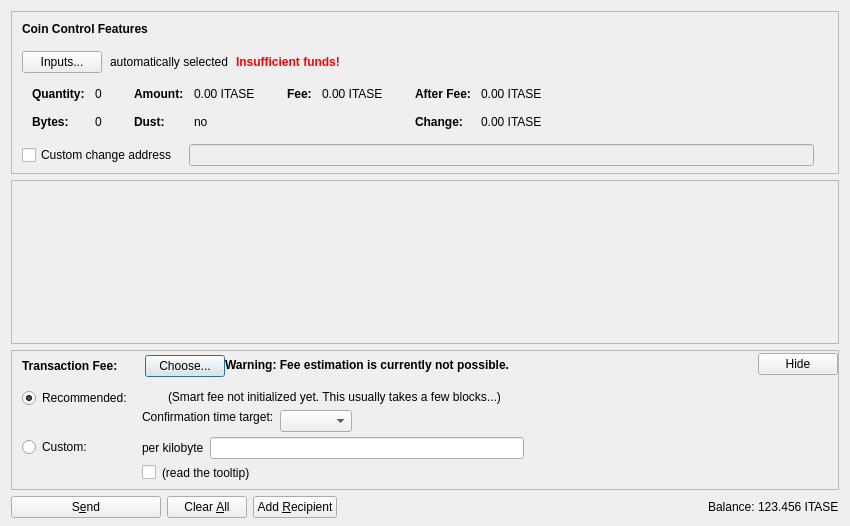
<?xml version="1.0" encoding="UTF-8"?>
<ui version="4.0">
 <class>SendCoinsDialog</class>
 <widget class="QDialog" name="SendCoinsDialog">
  <property name="geometry">
   <rect>
    <x>0</x>
    <y>0</y>
    <width>850</width>
    <height>526</height>
   </rect>
  </property>
  <property name="windowTitle">
   <string>Send Coins</string>
  </property>
  <layout class="QVBoxLayout" name="verticalLayout" stretch="0,1,0,0">
   <property name="bottomMargin">
    <number>8</number>
   </property>
   <item>
    <widget class="QFrame" name="frameCoinControl">
     <property name="sizePolicy">
      <sizepolicy hsizetype="Expanding" vsizetype="Expanding">
       <horstretch>0</horstretch>
       <verstretch>0</verstretch>
      </sizepolicy>
     </property>
     <property name="maximumSize">
      <size>
       <width>16777215</width>
       <height>16777215</height>
      </size>
     </property>
     <property name="frameShape">
      <enum>QFrame::StyledPanel</enum>
     </property>
     <property name="frameShadow">
      <enum>QFrame::Sunken</enum>
     </property>
     <layout class="QVBoxLayout" name="verticalLayoutCoinControl2">
      <property name="spacing">
       <number>0</number>
      </property>
      <property name="leftMargin">
       <number>0</number>
      </property>
      <property name="topMargin">
       <number>0</number>
      </property>
      <property name="rightMargin">
       <number>0</number>
      </property>
      <property name="bottomMargin">
       <number>6</number>
      </property>
      <item>
       <layout class="QVBoxLayout" name="verticalLayoutCoinControl" stretch="0,0,0,0,1">
        <property name="spacing">
         <number>0</number>
        </property>
        <property name="leftMargin">
         <number>10</number>
        </property>
        <property name="topMargin">
         <number>10</number>
        </property>
        <item>
         <layout class="QHBoxLayout" name="horizontalLayoutCoinControl1">
          <property name="bottomMargin">
           <number>15</number>
          </property>
          <item>
           <widget class="QLabel" name="labelCoinControlFeatures">
            <property name="sizePolicy">
             <sizepolicy hsizetype="Preferred" vsizetype="Maximum">
              <horstretch>0</horstretch>
              <verstretch>0</verstretch>
             </sizepolicy>
            </property>
            <property name="font">
             <font>
              <weight>75</weight>
              <bold>true</bold>
             </font>
            </property>
            <property name="styleSheet">
             <string notr="true">font-weight:bold;</string>
            </property>
            <property name="text">
             <string>Coin Control Features</string>
            </property>
           </widget>
          </item>
         </layout>
        </item>
        <item>
         <layout class="QHBoxLayout" name="horizontalLayoutCoinControl2" stretch="0,0,0,0">
          <property name="spacing">
           <number>8</number>
          </property>
          <property name="bottomMargin">
           <number>10</number>
          </property>
          <item>
           <widget class="QPushButton" name="pushButtonCoinControl">
            <property name="styleSheet">
             <string notr="true"/>
            </property>
            <property name="text">
             <string>Inputs...</string>
            </property>
            <property name="autoDefault">
             <bool>false</bool>
            </property>
           </widget>
          </item>
          <item>
           <widget class="QLabel" name="labelCoinControlAutomaticallySelected">
            <property name="text">
             <string>automatically selected</string>
            </property>
            <property name="margin">
             <number>5</number>
            </property>
           </widget>
          </item>
          <item>
           <widget class="QLabel" name="labelCoinControlInsuffFunds">
            <property name="font">
             <font>
              <weight>75</weight>
              <bold>true</bold>
             </font>
            </property>
            <property name="styleSheet">
             <string notr="true">color:red;font-weight:bold;</string>
            </property>
            <property name="text">
             <string>Insufficient funds!</string>
            </property>
            <property name="margin">
             <number>5</number>
            </property>
           </widget>
          </item>
          <item>
           <spacer name="horizontalSpacerCoinControl">
            <property name="orientation">
             <enum>Qt::Horizontal</enum>
            </property>
            <property name="sizeHint" stdset="0">
             <size>
              <width>40</width>
              <height>1</height>
             </size>
            </property>
           </spacer>
          </item>
         </layout>
        </item>
        <item>
         <widget class="QWidget" name="widgetCoinControl" native="true">
          <property name="sizePolicy">
           <sizepolicy hsizetype="Preferred" vsizetype="Preferred">
            <horstretch>0</horstretch>
            <verstretch>0</verstretch>
           </sizepolicy>
          </property>
          <property name="minimumSize">
           <size>
            <width>0</width>
            <height>0</height>
           </size>
          </property>
          <property name="styleSheet">
           <string notr="true"/>
          </property>
          <layout class="QHBoxLayout" name="horizontalLayoutCoinControl5">
           <property name="leftMargin">
            <number>0</number>
           </property>
           <property name="topMargin">
            <number>0</number>
           </property>
           <property name="rightMargin">
            <number>0</number>
           </property>
           <property name="bottomMargin">
            <number>0</number>
           </property>
           <item>
            <layout class="QHBoxLayout" name="horizontalLayoutCoinControl3" stretch="0,0,0,1">
             <property name="spacing">
              <number>20</number>
             </property>
             <property name="topMargin">
              <number>0</number>
             </property>
             <property name="bottomMargin">
              <number>10</number>
             </property>
             <item>
              <layout class="QFormLayout" name="formLayoutCoinControl1">
               <property name="horizontalSpacing">
                <number>10</number>
               </property>
               <property name="verticalSpacing">
                <number>14</number>
               </property>
               <property name="leftMargin">
                <number>10</number>
               </property>
               <property name="topMargin">
                <number>4</number>
               </property>
               <property name="rightMargin">
                <number>6</number>
               </property>
               <item row="0" column="0">
                <widget class="QLabel" name="labelCoinControlQuantityText">
                 <property name="font">
                  <font>
                   <weight>75</weight>
                   <bold>true</bold>
                  </font>
                 </property>
                 <property name="text">
                  <string>Quantity:</string>
                 </property>
                 <property name="margin">
                  <number>0</number>
                 </property>
                </widget>
               </item>
               <item row="0" column="1">
                <widget class="QLabel" name="labelCoinControlQuantity">
                 <property name="cursor">
                  <cursorShape>IBeamCursor</cursorShape>
                 </property>
                 <property name="contextMenuPolicy">
                  <enum>Qt::ActionsContextMenu</enum>
                 </property>
                 <property name="text">
                  <string notr="true">0</string>
                 </property>
                 <property name="margin">
                  <number>0</number>
                 </property>
                 <property name="textInteractionFlags">
                  <set>Qt::LinksAccessibleByMouse|Qt::TextSelectableByKeyboard|Qt::TextSelectableByMouse</set>
                 </property>
                </widget>
               </item>
               <item row="1" column="0">
                <widget class="QLabel" name="labelCoinControlBytesText">
                 <property name="font">
                  <font>
                   <weight>75</weight>
                   <bold>true</bold>
                  </font>
                 </property>
                 <property name="text">
                  <string>Bytes:</string>
                 </property>
                </widget>
               </item>
               <item row="1" column="1">
                <widget class="QLabel" name="labelCoinControlBytes">
                 <property name="cursor">
                  <cursorShape>IBeamCursor</cursorShape>
                 </property>
                 <property name="contextMenuPolicy">
                  <enum>Qt::ActionsContextMenu</enum>
                 </property>
                 <property name="text">
                  <string notr="true">0</string>
                 </property>
                 <property name="textInteractionFlags">
                  <set>Qt::LinksAccessibleByMouse|Qt::TextSelectableByKeyboard|Qt::TextSelectableByMouse</set>
                 </property>
                </widget>
               </item>
              </layout>
             </item>
             <item>
              <layout class="QFormLayout" name="formLayoutCoinControl2">
               <property name="horizontalSpacing">
                <number>10</number>
               </property>
               <property name="verticalSpacing">
                <number>14</number>
               </property>
               <property name="leftMargin">
                <number>6</number>
               </property>
               <property name="topMargin">
                <number>4</number>
               </property>
               <property name="rightMargin">
                <number>6</number>
               </property>
               <item row="0" column="0">
                <widget class="QLabel" name="labelCoinControlAmountText">
                 <property name="font">
                  <font>
                   <weight>75</weight>
                   <bold>true</bold>
                  </font>
                 </property>
                 <property name="text">
                  <string>Amount:</string>
                 </property>
                 <property name="margin">
                  <number>0</number>
                 </property>
                </widget>
               </item>
               <item row="0" column="1">
                <widget class="QLabel" name="labelCoinControlAmount">
                 <property name="cursor">
                  <cursorShape>IBeamCursor</cursorShape>
                 </property>
                 <property name="contextMenuPolicy">
                  <enum>Qt::ActionsContextMenu</enum>
                 </property>
                 <property name="text">
                  <string notr="true">0.00 ITASE</string>
                 </property>
                 <property name="textInteractionFlags">
                  <set>Qt::LinksAccessibleByMouse|Qt::TextSelectableByKeyboard|Qt::TextSelectableByMouse</set>
                 </property>
                </widget>
               </item>
               <item row="1" column="0">
                <widget class="QLabel" name="labelCoinControlLowOutputText">
                 <property name="font">
                  <font>
                   <weight>75</weight>
                   <bold>true</bold>
                  </font>
                 </property>
                 <property name="text">
                  <string>Dust:</string>
                 </property>
                </widget>
               </item>
               <item row="1" column="1">
                <widget class="QLabel" name="labelCoinControlLowOutput">
                 <property name="cursor">
                  <cursorShape>IBeamCursor</cursorShape>
                 </property>
                 <property name="contextMenuPolicy">
                  <enum>Qt::ActionsContextMenu</enum>
                 </property>
                 <property name="text">
                  <string notr="true">no</string>
                 </property>
                 <property name="textInteractionFlags">
                  <set>Qt::LinksAccessibleByMouse|Qt::TextSelectableByKeyboard|Qt::TextSelectableByMouse</set>
                 </property>
                </widget>
               </item>
              </layout>
             </item>
             <item>
              <layout class="QFormLayout" name="formLayoutCoinControl3">
               <property name="horizontalSpacing">
                <number>10</number>
               </property>
               <property name="verticalSpacing">
                <number>14</number>
               </property>
               <property name="leftMargin">
                <number>6</number>
               </property>
               <property name="topMargin">
                <number>4</number>
               </property>
               <property name="rightMargin">
                <number>6</number>
               </property>
               <item row="0" column="0">
                <widget class="QLabel" name="labelCoinControlFeeText">
                 <property name="font">
                  <font>
                   <weight>75</weight>
                   <bold>true</bold>
                  </font>
                 </property>
                 <property name="text">
                  <string>Fee:</string>
                 </property>
                 <property name="margin">
                  <number>0</number>
                 </property>
                </widget>
               </item>
               <item row="0" column="1">
                <widget class="QLabel" name="labelCoinControlFee">
                 <property name="cursor">
                  <cursorShape>IBeamCursor</cursorShape>
                 </property>
                 <property name="contextMenuPolicy">
                  <enum>Qt::ActionsContextMenu</enum>
                 </property>
                 <property name="text">
                  <string notr="true">0.00 ITASE</string>
                 </property>
                 <property name="textInteractionFlags">
                  <set>Qt::LinksAccessibleByMouse|Qt::TextSelectableByKeyboard|Qt::TextSelectableByMouse</set>
                 </property>
                </widget>
               </item>
              </layout>
             </item>
             <item>
              <layout class="QFormLayout" name="formLayoutCoinControl4">
               <property name="horizontalSpacing">
                <number>10</number>
               </property>
               <property name="verticalSpacing">
                <number>14</number>
               </property>
               <property name="leftMargin">
                <number>6</number>
               </property>
               <property name="topMargin">
                <number>4</number>
               </property>
               <property name="rightMargin">
                <number>6</number>
               </property>
               <item row="0" column="0">
                <widget class="QLabel" name="labelCoinControlAfterFeeText">
                 <property name="font">
                  <font>
                   <weight>75</weight>
                   <bold>true</bold>
                  </font>
                 </property>
                 <property name="text">
                  <string>After Fee:</string>
                 </property>
                 <property name="margin">
                  <number>0</number>
                 </property>
                </widget>
               </item>
               <item row="0" column="1">
                <widget class="QLabel" name="labelCoinControlAfterFee">
                 <property name="cursor">
                  <cursorShape>IBeamCursor</cursorShape>
                 </property>
                 <property name="contextMenuPolicy">
                  <enum>Qt::ActionsContextMenu</enum>
                 </property>
                 <property name="text">
                  <string notr="true">0.00 ITASE</string>
                 </property>
                 <property name="textInteractionFlags">
                  <set>Qt::LinksAccessibleByMouse|Qt::TextSelectableByKeyboard|Qt::TextSelectableByMouse</set>
                 </property>
                </widget>
               </item>
               <item row="1" column="0">
                <widget class="QLabel" name="labelCoinControlChangeText">
                 <property name="font">
                  <font>
                   <weight>75</weight>
                   <bold>true</bold>
                  </font>
                 </property>
                 <property name="text">
                  <string>Change:</string>
                 </property>
                </widget>
               </item>
               <item row="1" column="1">
                <widget class="QLabel" name="labelCoinControlChange">
                 <property name="cursor">
                  <cursorShape>IBeamCursor</cursorShape>
                 </property>
                 <property name="contextMenuPolicy">
                  <enum>Qt::ActionsContextMenu</enum>
                 </property>
                 <property name="text">
                  <string notr="true">0.00 ITASE</string>
                 </property>
                 <property name="textInteractionFlags">
                  <set>Qt::LinksAccessibleByMouse|Qt::TextSelectableByKeyboard|Qt::TextSelectableByMouse</set>
                 </property>
                </widget>
               </item>
              </layout>
             </item>
            </layout>
           </item>
          </layout>
         </widget>
        </item>
        <item>
         <layout class="QHBoxLayout" name="horizontalLayoutCoinControl4" stretch="0,0,0">
          <property name="spacing">
           <number>12</number>
          </property>
          <property name="sizeConstraint">
           <enum>QLayout::SetDefaultConstraint</enum>
          </property>
          <property name="topMargin">
           <number>5</number>
          </property>
          <property name="rightMargin">
           <number>5</number>
          </property>
          <item>
           <widget class="QCheckBox" name="checkBoxCoinControlChange">
            <property name="toolTip">
             <string>If this is activated, but the change address is empty or invalid, change will be sent to a newly generated address.</string>
            </property>
            <property name="text">
             <string>Custom change address</string>
            </property>
           </widget>
          </item>
          <item>
           <widget class="QValidatedLineEdit" name="lineEditCoinControlChange">
            <property name="enabled">
             <bool>false</bool>
            </property>
            <property name="sizePolicy">
             <sizepolicy hsizetype="Expanding" vsizetype="Fixed">
              <horstretch>0</horstretch>
              <verstretch>0</verstretch>
             </sizepolicy>
            </property>
           </widget>
          </item>
          <item>
           <widget class="QLabel" name="labelCoinControlChangeLabel">
            <property name="sizePolicy">
             <sizepolicy hsizetype="Preferred" vsizetype="Expanding">
              <horstretch>0</horstretch>
              <verstretch>0</verstretch>
             </sizepolicy>
            </property>
            <property name="minimumSize">
             <size>
              <width>0</width>
              <height>0</height>
             </size>
            </property>
            <property name="text">
             <string/>
            </property>
            <property name="margin">
             <number>3</number>
            </property>
           </widget>
          </item>
         </layout>
        </item>
        <item>
         <spacer name="verticalSpacerCoinControl">
          <property name="orientation">
           <enum>Qt::Vertical</enum>
          </property>
          <property name="sizeHint" stdset="0">
           <size>
            <width>800</width>
            <height>1</height>
           </size>
          </property>
         </spacer>
        </item>
       </layout>
      </item>
     </layout>
    </widget>
   </item>
   <item>
    <widget class="QScrollArea" name="scrollArea">
     <property name="widgetResizable">
      <bool>true</bool>
     </property>
     <widget class="QWidget" name="scrollAreaWidgetContents">
      <property name="geometry">
       <rect>
        <x>0</x>
        <y>0</y>
        <width>830</width>
        <height>104</height>
       </rect>
      </property>
      <layout class="QVBoxLayout" name="verticalLayout_2" stretch="0,1">
       <property name="leftMargin">
        <number>0</number>
       </property>
       <property name="topMargin">
        <number>0</number>
       </property>
       <property name="rightMargin">
        <number>0</number>
       </property>
       <property name="bottomMargin">
        <number>0</number>
       </property>
       <item>
        <layout class="QVBoxLayout" name="entries">
         <property name="spacing">
          <number>6</number>
         </property>
        </layout>
       </item>
       <item>
        <spacer name="verticalSpacer">
         <property name="orientation">
          <enum>Qt::Vertical</enum>
         </property>
         <property name="sizeHint" stdset="0">
          <size>
           <width>20</width>
           <height>40</height>
          </size>
         </property>
        </spacer>
       </item>
      </layout>
     </widget>
    </widget>
   </item>
   <item>
    <widget class="QFrame" name="frameFee">
     <property name="sizePolicy">
      <sizepolicy hsizetype="Expanding" vsizetype="Expanding">
       <horstretch>0</horstretch>
       <verstretch>0</verstretch>
      </sizepolicy>
     </property>
     <property name="maximumSize">
      <size>
       <width>16777215</width>
       <height>16777215</height>
      </size>
     </property>
     <property name="frameShape">
      <enum>QFrame::StyledPanel</enum>
     </property>
     <property name="frameShadow">
      <enum>QFrame::Sunken</enum>
     </property>
     <layout class="QVBoxLayout" name="verticalLayoutFee1">
      <property name="spacing">
       <number>0</number>
      </property>
      <property name="leftMargin">
       <number>0</number>
      </property>
      <property name="topMargin">
       <number>0</number>
      </property>
      <property name="rightMargin">
       <number>0</number>
      </property>
      <property name="bottomMargin">
       <number>0</number>
      </property>
      <item>
       <layout class="QVBoxLayout" name="verticalLayoutFee2" stretch="0,0,0">
        <property name="spacing">
         <number>0</number>
        </property>
        <property name="leftMargin">
         <number>10</number>
        </property>
        <property name="topMargin">
         <number>0</number>
        </property>
        <item>
         <layout class="QHBoxLayout" name="horizontalLayoutFee1">
          <property name="bottomMargin">
           <number>0</number>
          </property>
          <item>
           <layout class="QVBoxLayout" name="verticalLayoutFee7">
            <property name="spacing">
             <number>0</number>
            </property>
            <item>
             <spacer name="verticalSpacerSmartFee">
              <property name="orientation">
               <enum>Qt::Vertical</enum>
              </property>
              <property name="sizeType">
               <enum>QSizePolicy::Fixed</enum>
              </property>
              <property name="sizeHint" stdset="0">
               <size>
                <width>1</width>
                <height>4</height>
               </size>
              </property>
             </spacer>
            </item>
            <item>
             <layout class="QHBoxLayout" name="horizontalLayoutSmartFee">
              <property name="spacing">
               <number>10</number>
              </property>
              <item>
               <widget class="QLabel" name="labelFeeHeadline">
                <property name="sizePolicy">
                 <sizepolicy hsizetype="Preferred" vsizetype="Maximum">
                  <horstretch>0</horstretch>
                  <verstretch>0</verstretch>
                 </sizepolicy>
                </property>
                <property name="font">
                 <font>
                  <weight>75</weight>
                  <bold>true</bold>
                 </font>
                </property>
                <property name="styleSheet">
                 <string notr="true">font-weight:bold;</string>
                </property>
                <property name="text">
                 <string>Transaction Fee:</string>
                </property>
               </widget>
              </item>
              <item>
               <widget class="QLabel" name="labelFeeMinimized">
                <property name="text">
                 <string/>
                </property>
               </widget>
              </item>
              <item>
               <widget class="QPushButton" name="buttonChooseFee">
                <property name="text">
                 <string>Choose...</string>
                </property>
               </widget>
              </item>
             </layout>
            </item>
            <item>
             <spacer name="verticalSpacer_5">
              <property name="orientation">
               <enum>Qt::Vertical</enum>
              </property>
              <property name="sizeHint" stdset="0">
               <size>
                <width>1</width>
                <height>1</height>
               </size>
              </property>
             </spacer>
            </item>
           </layout>
          </item>
          <item>
           <widget class="QLabel" name="fallbackFeeWarningLabel">
            <property name="toolTip">
             <string>Using the fallbackfee can result in sending a transaction that will take several hours or days (or never) to confirm. Consider choosing your fee manually or wait until you have validated the complete chain.</string>
            </property>
            <property name="font">
            <font>
                <weight>75</weight>
                <bold>true</bold>
            </font>
            </property>
            <property name="text">
             <string>Warning: Fee estimation is currently not possible.</string>
            </property>
            <property name="wordWrap">
             <bool>false</bool>
            </property>
           </widget>
          </item>
          <item>
           <spacer name="horizontalSpacer_4">
            <property name="orientation">
             <enum>Qt::Horizontal</enum>
            </property>
            <property name="sizeType">
             <enum>QSizePolicy::MinimumExpanding</enum>
            </property>
            <property name="sizeHint" stdset="0">
             <size>
              <width>40</width>
              <height>20</height>
             </size>
            </property>
           </spacer>
          </item>
          <item>
           <widget class="QPushButton" name="buttonMinimizeFee">
            <property name="toolTip">
             <string>collapse fee-settings</string>
            </property>
            <property name="text">
             <string>Hide</string>
            </property>
           </widget>
          </item>
         </layout>
        </item>
        <item>
         <widget class="QFrame" name="frameFeeSelection">
          <layout class="QVBoxLayout" name="verticalLayoutFee12">
           <property name="spacing">
            <number>0</number>
           </property>
           <property name="leftMargin">
            <number>0</number>
           </property>
           <property name="topMargin">
            <number>0</number>
           </property>
           <property name="rightMargin">
            <number>0</number>
           </property>
           <property name="bottomMargin">
            <number>0</number>
           </property>
           <item>
            <layout class="QGridLayout" name="gridLayoutFee">
             <property name="topMargin">
              <number>10</number>
             </property>
             <property name="bottomMargin">
              <number>4</number>
             </property>
             <property name="horizontalSpacing">
              <number>10</number>
             </property>
             <property name="verticalSpacing">
              <number>4</number>
             </property>
             <item row="1" column="1">
              <layout class="QVBoxLayout" name="verticalLayoutFee8">
               <property name="spacing">
                <number>6</number>
               </property>
               <item>
                <layout class="QHBoxLayout" name="horizontalLayoutFee13">
                 <item>
                  <widget class="QLabel" name="labelCustomPerKilobyte">
                   <property name="toolTip">
                    <string>If the custom fee is set to 1000 satoshis and the transaction is only 250 bytes, then &quot;per kilobyte&quot; only pays 250 satoshis in fee, while &quot;total at least&quot; pays 1000 satoshis. For transactions bigger than a kilobyte both pay by kilobyte.</string>
                   </property>
                   <property name="text">
                    <string>per kilobyte</string>
                   </property>
                  </widget>
                 </item>
                 <item>
                  <widget class="BitcoinAmountField" name="customFee"/>
                 </item>
                 <item>
                  <spacer name="horizontalSpacer_6">
                   <property name="orientation">
                    <enum>Qt::Horizontal</enum>
                   </property>
                   <property name="sizeHint" stdset="0">
                    <size>
                     <width>1</width>
                     <height>1</height>
                    </size>
                   </property>
                  </spacer>
                 </item>
                </layout>
               </item>
               <item>
                <layout class="QHBoxLayout" name="horizontalLayoutFee8">
                 <item>
                  <widget class="QCheckBox" name="checkBoxMinimumFee">
                   <property name="toolTip">
                    <string>Paying only the minimum fee is just fine as long as there is less transaction volume than space in the blocks. But be aware that this can end up in a never confirming transaction once there is more demand for itasecoin transactions than the network can process.</string>
                   </property>
                   <property name="text">
                    <string/>
                   </property>
                  </widget>
                 </item>
                 <item>
                  <widget class="QLabel" name="labelMinFeeWarning">
                   <property name="enabled">
                    <bool>true</bool>
                   </property>
                   <property name="toolTip">
                    <string>Paying only the minimum fee is just fine as long as there is less transaction volume than space in the blocks. But be aware that this can end up in a never confirming transaction once there is more demand for itasecoin transactions than the network can process.</string>
                   </property>
                   <property name="text">
                    <string>(read the tooltip)</string>
                   </property>
                   <property name="margin">
                    <number>5</number>
                   </property>
                  </widget>
                 </item>
                 <item>
                  <spacer name="horizontalSpacer_2">
                   <property name="orientation">
                    <enum>Qt::Horizontal</enum>
                   </property>
                   <property name="sizeHint" stdset="0">
                    <size>
                     <width>1</width>
                     <height>1</height>
                    </size>
                   </property>
                  </spacer>
                 </item>
                </layout>
               </item>
              </layout>
             </item>
             <item row="0" column="0">
              <layout class="QVBoxLayout" name="verticalLayoutFee4" stretch="0,1">
               <item>
                <widget class="QRadioButton" name="radioSmartFee">
                 <property name="text">
                  <string>Recommended:</string>
                 </property>
                 <property name="checked">
                  <bool>true</bool>
                 </property>
                 <attribute name="buttonGroup">
                  <string notr="true">groupFee</string>
                 </attribute>
                </widget>
               </item>
               <item>
                <spacer name="verticalSpacer_2">
                 <property name="orientation">
                  <enum>Qt::Vertical</enum>
                 </property>
                 <property name="sizeHint" stdset="0">
                  <size>
                   <width>1</width>
                   <height>1</height>
                  </size>
                 </property>
                </spacer>
               </item>
              </layout>
             </item>
             <item row="1" column="0">
              <layout class="QVBoxLayout" name="verticalLayoutFee9" stretch="0,1">
               <item>
                <widget class="QRadioButton" name="radioCustomFee">
                 <property name="text">
                  <string>Custom:</string>
                 </property>
                 <attribute name="buttonGroup">
                  <string notr="true">groupFee</string>
                 </attribute>
                </widget>
               </item>
               <item>
                <spacer name="verticalSpacer_6">
                 <property name="orientation">
                  <enum>Qt::Vertical</enum>
                 </property>
                 <property name="sizeHint" stdset="0">
                  <size>
                   <width>1</width>
                   <height>1</height>
                  </size>
                 </property>
                </spacer>
               </item>
              </layout>
             </item>
             <item row="0" column="1">
              <layout class="QVBoxLayout" name="verticalLayoutFee3" stretch="0,0,1">
               <property name="spacing">
                <number>6</number>
               </property>
               <property name="topMargin">
                <number>2</number>
               </property>
               <item>
                <layout class="QHBoxLayout" name="horizontalLayoutFee12">
                 <item>
                  <widget class="QLabel" name="labelSmartFee">
                   <property name="text">
                    <string/>
                   </property>
                   <property name="margin">
                    <number>2</number>
                   </property>
                  </widget>
                 </item>
                 <item>
                  <widget class="QLabel" name="labelFeeEstimation">
                   <property name="text">
                    <string/>
                   </property>
                  </widget>
                 </item>
                 <item>
                  <widget class="QLabel" name="labelSmartFee2">
                   <property name="text">
                    <string>(Smart fee not initialized yet. This usually takes a few blocks...)</string>
                   </property>
                   <property name="margin">
                    <number>2</number>
                   </property>
                  </widget>
                 </item>
                 <item>
                  <spacer name="horizontalSpacer_5">
                   <property name="orientation">
                    <enum>Qt::Horizontal</enum>
                   </property>
                   <property name="sizeHint" stdset="0">
                    <size>
                     <width>1</width>
                     <height>1</height>
                    </size>
                   </property>
                  </spacer>
                 </item>
                </layout>
               </item>
               <item>
                <layout class="QHBoxLayout" name="horizontalLayoutFee9">
                 <item>
                  <layout class="QVBoxLayout" name="verticalLayoutFee6">
                   <item>
                    <widget class="QLabel" name="labelSmartFee3">
                     <property name="text">
                      <string>Confirmation time target:</string>
                     </property>
                     <property name="margin">
                      <number>2</number>
                     </property>
                    </widget>
                   </item>
                   <item>
                    <spacer name="verticalSpacer_3">
                     <property name="orientation">
                      <enum>Qt::Vertical</enum>
                     </property>
                     <property name="sizeHint" stdset="0">
                      <size>
                       <width>1</width>
                       <height>1</height>
                      </size>
                     </property>
                    </spacer>
                   </item>
                  </layout>
                 </item>
                 <item>
                  <layout class="QVBoxLayout" name="verticalLayoutFee5">
                   <property name="rightMargin">
                    <number>30</number>
                   </property>
                   <item>
                    <layout class="QHBoxLayout" name="horizontalLayoutConfTarget">
                     <property name="bottomMargin">
                      <number>0</number>
                     </property>
                     <item>
                      <widget class="QComboBox" name="confTargetSelector"/>
                     </item>
                     <item>
                      <spacer name="horizontalSpacerConfTarget">
                       <property name="orientation">
                        <enum>Qt::Horizontal</enum>
                       </property>
                       <property name="sizeHint" stdset="0">
                        <size>
                         <width>40</width>
                         <height>20</height>
                        </size>
                       </property>
                      </spacer>
                     </item>
                    </layout>
                   </item>
                  </layout>
                 </item>
                </layout>
               </item>
               <item>
                <spacer name="verticalSpacer_4">
                 <property name="orientation">
                  <enum>Qt::Vertical</enum>
                 </property>
                 <property name="sizeHint" stdset="0">
                  <size>
                   <width>1</width>
                   <height>1</height>
                  </size>
                 </property>
                </spacer>
               </item>
              </layout>
             </item>
            </layout>
           </item>
          </layout>
         </widget>
        </item>
        <item>
         <spacer name="verticalSpacerFee">
          <property name="orientation">
           <enum>Qt::Vertical</enum>
          </property>
          <property name="sizeHint" stdset="0">
           <size>
            <width>40</width>
            <height>5</height>
           </size>
          </property>
         </spacer>
        </item>
       </layout>
      </item>
     </layout>
    </widget>
   </item>
   <item>
    <layout class="QHBoxLayout" name="horizontalLayout">
     <item>
      <widget class="QPushButton" name="sendButton">
       <property name="minimumSize">
        <size>
         <width>150</width>
         <height>0</height>
        </size>
       </property>
       <property name="toolTip">
        <string>Confirm the send action</string>
       </property>
       <property name="text">
        <string>S&amp;end</string>
       </property>
       <property name="icon">
        <iconset resource="../bitcoin.qrc">
         <normaloff>:/icons/send</normaloff>:/icons/send</iconset>
       </property>
       <property name="autoDefault">
        <bool>false</bool>
       </property>
       <property name="default">
        <bool>false</bool>
       </property>
      </widget>
     </item>
     <item>
      <widget class="QPushButton" name="clearButton">
       <property name="sizePolicy">
        <sizepolicy hsizetype="Minimum" vsizetype="Fixed">
         <horstretch>0</horstretch>
         <verstretch>0</verstretch>
        </sizepolicy>
       </property>
       <property name="toolTip">
        <string>Clear all fields of the form.</string>
       </property>
       <property name="text">
        <string>Clear &amp;All</string>
       </property>
       <property name="icon">
        <iconset resource="../bitcoin.qrc">
         <normaloff>:/icons/remove</normaloff>:/icons/remove</iconset>
       </property>
       <property name="autoDefault">
        <bool>false</bool>
       </property>
      </widget>
     </item>
     <item>
      <widget class="QPushButton" name="addButton">
       <property name="toolTip">
        <string>Send to multiple recipients at once</string>
       </property>
       <property name="text">
        <string>Add &amp;Recipient</string>
       </property>
       <property name="icon">
        <iconset resource="../bitcoin.qrc">
         <normaloff>:/icons/add</normaloff>:/icons/add</iconset>
       </property>
       <property name="autoDefault">
        <bool>false</bool>
       </property>
      </widget>
     </item>
     <item>
      <spacer name="horizontalSpacer">
       <property name="orientation">
        <enum>Qt::Horizontal</enum>
       </property>
       <property name="sizeHint" stdset="0">
        <size>
         <width>40</width>
         <height>20</height>
        </size>
       </property>
      </spacer>
     </item>
     <item>
      <layout class="QHBoxLayout" name="horizontalLayout_2">
       <property name="spacing">
        <number>3</number>
       </property>
       <item>
        <widget class="QLabel" name="label">
         <property name="sizePolicy">
          <sizepolicy hsizetype="Preferred" vsizetype="Fixed">
           <horstretch>0</horstretch>
           <verstretch>0</verstretch>
          </sizepolicy>
         </property>
         <property name="text">
          <string>Balance:</string>
         </property>
        </widget>
       </item>
       <item>
        <widget class="QLabel" name="labelBalance">
         <property name="sizePolicy">
          <sizepolicy hsizetype="Preferred" vsizetype="Fixed">
           <horstretch>0</horstretch>
           <verstretch>0</verstretch>
          </sizepolicy>
         </property>
         <property name="cursor">
          <cursorShape>IBeamCursor</cursorShape>
         </property>
         <property name="text">
          <string notr="true">123.456 ITASE</string>
         </property>
         <property name="textInteractionFlags">
          <set>Qt::LinksAccessibleByMouse|Qt::TextSelectableByKeyboard|Qt::TextSelectableByMouse</set>
         </property>
        </widget>
       </item>
      </layout>
     </item>
    </layout>
   </item>
  </layout>
 </widget>
 <customwidgets>
  <customwidget>
   <class>QValidatedLineEdit</class>
   <extends>QLineEdit</extends>
   <header>qvalidatedlineedit.h</header>
  </customwidget>
  <customwidget>
   <class>BitcoinAmountField</class>
   <extends>QLineEdit</extends>
   <header>bitcoinamountfield.h</header>
   <container>1</container>
  </customwidget>
 </customwidgets>
 <resources>
  <include location="../bitcoin.qrc"/>
 </resources>
 <connections/>
 <buttongroups>
  <buttongroup name="groupFee"/>
 </buttongroups>
</ui>
